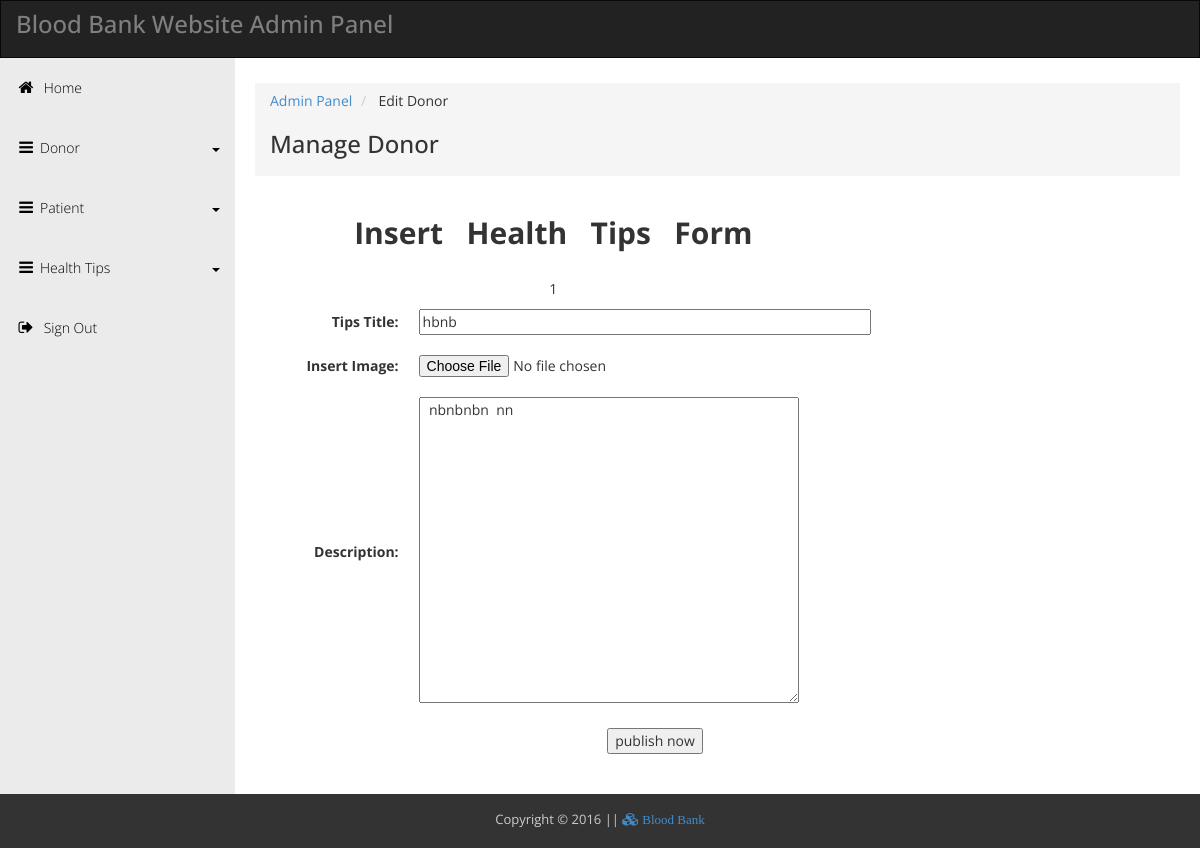
Screenshot of /admin/edit_tips.php?edit=1 (signed in) with the database file from the repository.
### tables this page shows
CREATE TABLE IF NOT EXISTS `health_tips` (
  `tips_id` int(11) NOT NULL,
  `tips_title` varchar(200) NOT NULL,
  `tips_description` text NOT NULL,
  `upload_date` varchar(32) NOT NULL,
  `tips_image` varchar(100) NOT NULL
);

### admin/edit_tips.php (the view, shortened to what this page needs)
<?php
include("../database/connect.php");
   if(isset($_GET['edit'])){
	    $id=$_GET['edit'];
		$get_donor= "select * from health_tips where tips_id='$id'";
		$run=mysqli_query($connection, $get_donor);
		$row=mysqli_fetch_assoc($run);
	        $tips_id=$row['tips_id'];
			$tips_title=$row['tips_title'];
			$description=$row['tips_description'];
			$tips_image=$row['tips_image'];
   }
	?>
<!DOCTYPE html>
<head>
<?php include 'include/Header.php'; ?>
<link rel="stylesheet" href="css/pagination.css">
</head>
<body>
<?php include 'include/Topbar.php'; ?>
<div class="template-page-wrapper">
	  <div class="navbar-collapse collapse templatemo-sidebar">
		<?php include 'include/Left_sidebar.php'; ?>
	  </div>
		<div class="templatemo-content">
		  <ol class="breadcrumb">
			<li><a href="login_process.php">Admin Panel</a></li>
			<li> Edit Donor </li>
				<h1>Manage Donor</h1>
		  </ol>
		  <div class="row animfade" style="text-align:center; margin-top:0; margin-bottom:30px;" align="center">
<div class="row" id="wrapper">
<div id="d_q">
 <div class="col-md-8">
    <div>
      <h2 class="form_title" style="margin-bottom:30px;"><strong>Insert &nbsp;&nbsp;Health &nbsp;&nbsp;Tips &nbsp;&nbsp;Form </strong></h2>
    </div>
    <div class="col-md-12" id="apDiv1" align="center" >
  <?php echo $tips_id; ?>
<form action="update_tips.php?update=<?php echo $tips_id; ?>" method="post" enctype="multipart/form-data">
	<table width="800" align="center">
    <tr>
    	<td align="right" bgcolor=""><strong>Tips Title:</strong></td>
        <td><input type="text" name="tips_title" size="60" value="<?php echo $tips_title ?>"/></td>
    </tr>
    <tr>
    	<td align="right" bgcolor=""><strong>Insert Image:</strong></td>
        <td><input type="file" name="tips_image" size="50" value="<?php echo $tips_image ?>"/></td>
    </tr>
    <tr>
    	<td align="right" bgcolor=""><strong>Description:</strong></td>
        <td><textarea name="tips_description" rows="15" cols="50"><?php echo $description ?> </textarea></td>
    </tr>
    <tr>
        <td colspan="6" align="center" bgcolor=""><input type="submit" name="update" value="publish now" /></td>
    </tr>
    </table>
</form>
</div>
</div>
</div>
</div>
	</div>
</div>
<footer class="templatemo-footer">
		 <?php include 'include/Footer.php'; ?>
	  </footer>
  </body>
</html>

### admin/css/templatemo_main.css (style rules this page uses)
* { font-family: 'Open Sans', sans-serif; }
body { background-color: rgb(235,235,235); }
h1 { font-size: 24px; }
.templatemo-content { margin-left: 235px; margin-top: 0px; min-height: 600px; padding: 25px 20px 0 20px; background-color: white; overflow-x: hidden; }
.templatemo-footer { clear: both; font-size: 13px; padding: 8px 0 5px 0; text-align: center; color: #ccc; background-color: #333; }
.templatemo-sidebar { padding: 0; margin-top: 0px; }
.nav-pills>li>a, .nav-tabs>li>a, .alert, .progress, .panel, .btn, .panel-group .panel, .form-control, .modal-content, .breadcrumb { border-radius: 0; }
@media screen and (min-width: 992px) { .templatemo-sidebar { width: 235px; float: left; position: relative; margin-right: -100%; } }

### admin/css/custom_style.css (style rules this page uses)
.animfade { animation: fadeIn .6s ease-in-out ; -webkit-animation : fadeIn .6s ease-in-out; }

### admin/edit_tips.php (style rules this page uses)
tr,td { margin:10px; padding:10px; }

### rows the page displays
health_tips: tips_id "1", tips_title "hbnb", tips_description "nbnbnbn nn"
